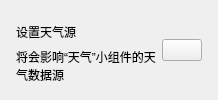
          <widget class="CardWidget" name="CardWidget_3">
           <property name="minimumSize">
            <size>
             <width>0</width>
             <height>70</height>
            </size>
           </property>
           <layout class="QHBoxLayout" name="horizontalLayout_14">
            <property name="leftMargin">
             <number>16</number>
            </property>
            <property name="topMargin">
             <number>16</number>
            </property>
            <property name="rightMargin">
             <number>16</number>
            </property>
            <property name="bottomMargin">
             <number>16</number>
            </property>
            <item>
             <layout class="QVBoxLayout" name="verticalLayout_18">
              <property name="spacing">
               <number>0</number>
              </property>
              <item>
               <widget class="StrongBodyLabel" name="StrongBodyLabel_12">
                <property name="text">
                 <string>设置天气源</string>
                </property>
                <property name="wordWrap">
                 <bool>true</bool>
                </property>
               </widget>
              </item>
              <item>
               <widget class="CaptionLabel" name="CaptionLabel_13">
                <property name="text">
                 <string>将会影响“天气”小组件的天气数据源</string>
                </property>
                <property name="wordWrap">
                 <bool>true</bool>
                </property>
                <property name="lightColor" stdset="0">
                 <color alpha="150">
                  <red>0</red>
                  <green>0</green>
                  <blue>0</blue>
                 </color>
                </property>
                <property name="darkColor" stdset="0">
                 <color alpha="200">
                  <red>255</red>
                  <green>255</green>
                  <blue>255</blue>
                 </color>
                </property>
               </widget>
              </item>
             </layout>
            </item>
            <item>
             <widget class="ComboBox" name="select_weather_api">
              <property name="sizePolicy">
               <sizepolicy hsizetype="Maximum" vsizetype="Fixed">
                <horstretch>0</horstretch>
                <verstretch>0</verstretch>
               </sizepolicy>
              </property>
             </widget>
            </item>
           </layout>
          </widget>
